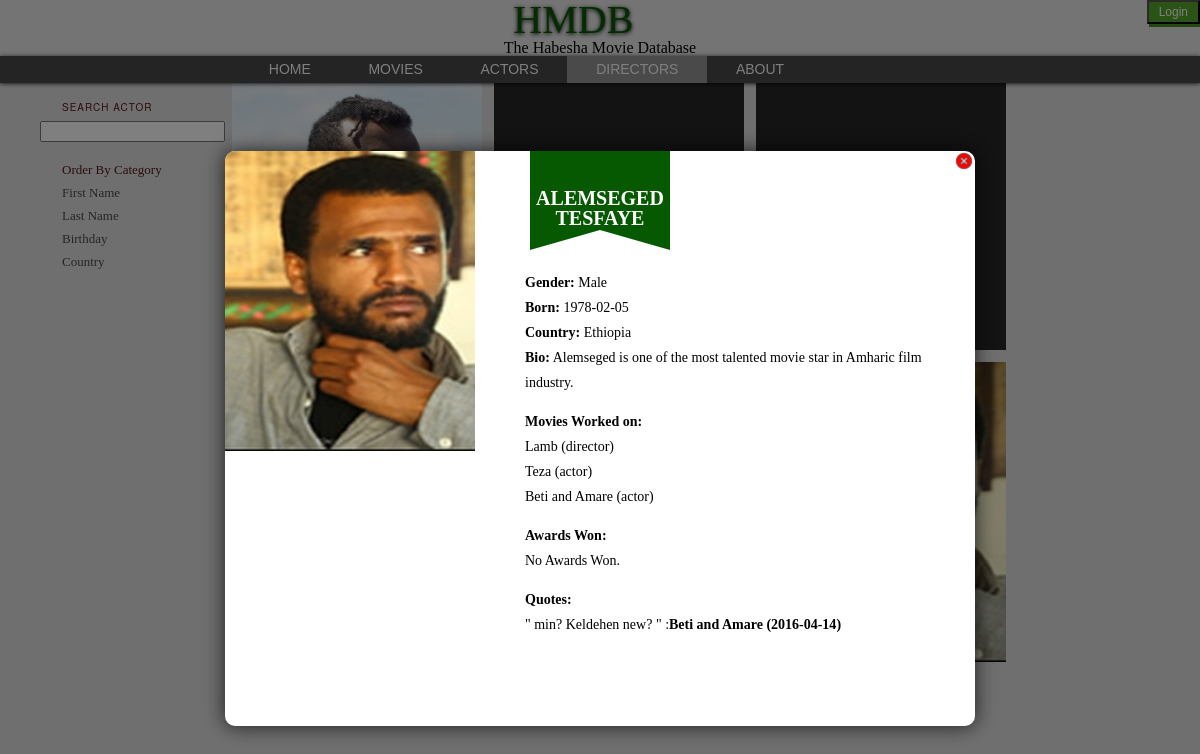
Screenshot of /hmdb_website/directors_view.php?person_info=22 with the database file from the repository.
### tables this page shows
CREATE TABLE `people` (
  `person_id` int(10) unsigned NOT NULL AUTO_INCREMENT,
  `first_name` varchar(30) NOT NULL,
  `last_name` varchar(30) NOT NULL,
  `gender` enum('M','F') NOT NULL,
  `Date_of_birth` date DEFAULT NULL,
  `country` varchar(30) DEFAULT NULL,
  `photo` text,
  `bio` text,
  PRIMARY KEY (`person_id`)
);

### hmdb_website/directors_view.php (the view, shortened to what this page needs)
<!DOCTYPE html>
<html>
    <head>
        <link href="style/prod-index.css" rel="stylesheet" type="text/css">
        <link rel="stylesheet" href="style/movies-style.css">
        <link rel="stylesheet" href="style/popup.css">
    </head>
    <body>
        <header id="top">
    <?php
        if(isset($_COOKIE["user"]) || isset($_COOKIE["admin"])){
            $usr_name = isset($_COOKIE["user"]) ? $_COOKIE["user"] : $_COOKIE["admin"];
            $usr_level = isset($_COOKIE["user"]) ? 0 : 1;
            $u_init = strtoupper($usr_name[0]);
            echo "<a href=\"usr_mgmt/logout.php?user=$usr_name&level=$usr_level\" style=\"float: right; font-size:14px;\">$usr_name (logout)</a>";
        }
        else{
    ?>
            <a href="usr_mgmt/index.php?current_page=movie_view.php"><button class="loginbtn" style="font-size: 12px; align-content: center">Login</button></a>
    <?php
        }
    ?>
    <h1>HMDB</h1>
    <h5 style="text-align: center">The Habesha Movie Database</h5>
        <nav id="mainNav">
            <ul class="centered">
                <li><a href="index.php">Home</a></li>
                <li><a href="movie_view.php">Movies</a></li>
                <li><a href="actors_view.php">Actors</a></li>
                <li><a href="#" class="thispage">Directors</a></li>
                <li><a href="about.php">About</a></li>
            </ul>
      </nav>
</header>
        <div id="thumbs-holder" style="display: block;">
        <?php
            $directors = "";
            if(isset($_GET["person_info"])){
                $editing_director = false;
                $person_info_id = $_GET["person_info"];
                if($person_info_id != "false"){
                    $cur_person = "SELECT * FROM people WHERE person_id = '$person_info_id'";
                    $person_info_result = mysql_query($cur_person);
                    $info_fname = mysql_result($person_info_result, 0, 'first_name');
                    $info_lname = mysql_result($person_info_result, 0, 'last_name');
                    $info_gender = mysql_result($person_info_result, 0, 'gender');
                    $info_birthday = mysql_result($person_info_result, 0, 'Date_of_birth');
                    $info_country = mysql_result($person_info_result, 0, 'country');
                    $info_photo = mysql_result($person_info_result, 0, 'photo');
                    $info_bio = mysql_result($person_info_result, 0, 'bio');
                    $cur_person_movies = "SELECT title, role_name FROM ((movie JOIN works_on ON movie.film_id=works_on.film_id) JOIN role ON role.role_id = works_on.role_id) WHERE person_id = '$person_info_id'";
                    $person_info_movies = mysql_query($cur_person_movies);
                    $info_mv_title = [];
                    $info_mv_role = [];
                    $n_mv_info = mysql_num_rows($person_info_movies);
                    for($o = 0; $o < $n_mv_info; $o++){
                        $info_mv_title[$o] = mysql_result($person_info_movies, $o, 'title');
                        $info_mv_role[$o] = mysql_result($person_info_movies, $o, 'role_name');
                    }
                    $cur_person_awards = "SELECT award.award_name, award.agency, award_given.year_given FROM award, award_given WHERE award.award_id = award_given.award_id AND award_given.person_id = $person_info_id";
                    $person_info_awards = mysql_query($cur_person_awards);
                    $n_award_info = mysql_num_rows($person_info_awards);
                    $cur_person_quotes = "SELECT movie.title, movie.released_date, quote.quote FROM movie, quote WHERE movie.film_id = quote.film_id AND quote.person_id = $person_info_id";
                    $person_info_quotes = mysql_query($cur_person_quotes);
                    $info_quote_movie_title = [];
                    $info_quote_movie_release_date = [];
                    $info_quote = [];
                    $n_quotes_info = mysql_num_rows($person_info_quotes);
                    for($o = 0; $o < $n_quotes_info; $o++){
                        $info_quote[$o] = mysql_result($person_info_quotes, $o, 'quote');
                        $info_quote_movie_title[$o] = mysql_result($person_info_quotes, $o, 'title');
                        $info_quote_movie_release_date[$o] = mysql_result($person_info_quotes, $o, 'released_date');
                    }
                    ?>
			<div id="modal-container" class="modal-container center-popup-cont open">
			  		<div style="margin-top: 151px;" class="popup-content">
			    		<div class="modal-top">
			      			<b><?php
                                    if(!$editing_director)
                                        echo $info_fname . " " . $info_lname;
                                    else{
                                        echo "<form method=\"post\" action=\"directors_view.php?person_info=$person_info_id\">";
                                        echo "<input type=\"text\" name=\"updated_firstname\" value=\"$info_fname\">";
                                        echo "<input type=\"text\" name=\"updated_lastname\" value=\"$info_lname\">";
                                    }
                                ?></b>
			    		</div>
			    		<div class="modal-text-cont-for-js">
						<div class="popup-content-install2">
			  				<div class="popup-left-img" style="background-image: url('<?php echo $info_photo; ?>')">
			  				</div>
			  				<div class="modal-text-cont">
                                <p><b>Gender:</b> <?php
                                                        if(!$editing_director)
                                                            if($info_gender == "F")
                                                                echo "Female";
                                                            else
                                                                echo "Male";
                                                        else
                                                            echo "<input type=\"text\" name=\"updated_gender\" value=\"$info_gender\">";
                                                    ?></p>
                                <p><b>Born:</b> <?php
                                                    if(!$editing_director)
                                                        echo $info_birthday;
                                                    else
                                                         echo "<input type=\"text\" name=\"updated_bdate\" value=\"$info_birthday\">";
                                                ?></p>
                                <p><b>Country:</b> <?php
                                                        if(!$editing_director)
                                                            echo $info_country;
                                                        else
                                                            echo "<input type=\"text\" name=\"updated_country\" value=\"$info_country\">";
                                                    ?></p>
                                <p><b>Bio:</b> <?php
                                                    if(!$editing_director)
                                                        echo $info_bio;
                                                    else{
                                                        echo "<textarea type=\"text\" name=\"updated_bio\">$info_bio</textarea>";
                                                        echo "<input type=\"submit\" name=\"submit_update\" value=\"Submit Update\">";
                                                        echo "</form>";
                                                    }
                                                ?></p>
                                <br><p><b>Movies Worked on:</b>
                                    <?php
                                    for($o = 0; $o < $n_mv_info; $o++){
                                        echo "<br>";
                                        echo $info_mv_title[$o] . " (" . $info_mv_role[$o] . ")";
                                    }
                                    ?>
                                    </p>
                                <br><p><b>Awards Won:</b>
                                    <?php
                                    if($n_award_info == 0)
                                        echo "<p>No Awards Won.</p>";
                                    ?>
                                    </p>
                                <br><p><b>Quotes:</b>
                                    <?php
                                    for($o = 0; $o < $n_quotes_info; $o++){
                                        echo "<br>";
                                        echo "\" " . $info_quote[$o] . " \" :<b>" . $info_quote_movie_title[$o] . " (" . $info_quote_movie_release_date[$o] . ")</b>";
                                    }
                                    ?>
                                    </p>
                                    <div class="btn-dwn-cont">
				  					<span><span class="browser-icon browser-icon-big" style="background-image:url('/img/browser/firefox.png')"></span></span>
								</div>
							</div>
						</div>
					</div>
                                            <a href="directors_view.php"><div class="close-modal close-modal-icon"></div></a>
			 	</div>
			</div>
                    <?php
                }
            }
            if(isset($_GET["f_name"])){
                $fname = sanitize($_GET["f_name"]);
                echo "<p>////////////////////////  $fname</p>";
                $directors = "SELECT * FROM people WHERE first_name like '%$fname%' or last_name like '%$fname%' AND person_id IN (SELECT person_id FROM works_on WHERE role_id = 1) ORDER BY person_id LIMIT 25";
            }
            else if(isset($_GET["country"])){
                $directors = "SELECT * FROM people WHERE person_id IN (SELECT person_id FROM works_on WHERE role_id = 1) ORDER BY country LIMIT 25";
            }
            else if(isset ($_GET["first"])){
                $directors = "SELECT * FROM people WHERE person_id IN (SELECT person_id FROM works_on WHERE role_id = 1) ORDER BY first_name LIMIT 25";
            }
            else if(isset($_GET["last"])){
                $directors = "SELECT * FROM people WHERE person_id IN (SELECT person_id FROM works_on WHERE role_id = 1) ORDER BY last_name DESC LIMIT 25";
            }
            else if(isset ($_GET["birthday"])){
                $directors = "SELECT * FROM people WHERE person_id IN (SELECT person_id FROM works_on WHERE role_id = 1) ORDER BY Date_of_birth DESC LIMIT 25";
            }
            else{
                $directors = "SELECT * FROM people  WHERE person_id IN (SELECT person_id FROM works_on WHERE role_id = 1) ORDER BY person_id LIMIT 25";
            }
            $ac_results = mysql_query($directors);
            $num_directors = mysql_num_rows($ac_results);
            for($i = 0; $i < $num_directors; $i++){
        ?>
        <div class="pic-thumb" >
        </div>
            <?php
            }
            ?>
    </div>
        <ul id="subnav" style="display: block;">
		<h4>Search Actor
		</h4>
		<li>
                    <form action="<?php echo $_SERVER["PHP_SELF"] ?>" method="get">
                        <input type="search" autocomplete="" name="f_name"><br><br>
                    </form>
                    <a href="<?php echo $_SERVER["PHP_SELF"] ?>" data-category="all" id="active-category">Order By Category
		</a>
		</li>
		<li>
                    <a href="<?php echo $_SERVER["PHP_SELF"] ?>?first=true" data-category="firstname">First Name
		</a>
		</li>
		<li>
                    <a href="<?php echo $_SERVER["PHP_SELF"] ?>?last=true" data-category="lastname">Last Name
		</a>
		</li>
		<li>
                    <a href="<?php echo $_SERVER["PHP_SELF"] ?>?birthday=true"  data-category="birthd">Birthday
		</a>
		</li>
		<li>
                    <a href="<?php echo $_SERVER["PHP_SELF"] ?>?country=true" data-category="countr">Country
		</a>
		</li>
		</ul>
    </body>
</html>

### hmdb_website/style/prod-index.css (style rules this page uses)
html { .background-color: #E9E9E9; .padding: 0px; margin-left: -8px; margin-right: -8px; }
h1 { .font-family: "Arial Black", Gadget, sans-serif; font-size: 40px; font-style: normal; font-weight: 600; font-variant: normal; text-transform: uppercase; color: #B4000B; text-align: center; margin: 0px; text-shadow: 0 1px 0.1em black; }
header { position: fixed; z-index: 50; width: 100%; background-color: #E9E9E9; margin-top: -10px; }
#mainNav ul { list-style-type: none; text-decoration: none; margin-left: 0px; margin-right: 0px; margin-top: 0px; margin-bottom: 0px; background-color: #484848; text-align: center; padding-left: 20%; padding-right: 20%; overflow: auto; }
#mainNav a { font-family: "Arial Black", Gadget, sans-serif; text-transform: uppercase; color: #FFF; background-color: inherit; text-align: center; display: block; float: left; width: auto; text-decoration: none; padding-top: 0.5%; padding-bottom: 0.5%; padding-right: 4%; padding-left: 4%; }
#mainNav a:hover, #mainNav a:active, #mainNav a:focus, #mainNav a.thispage { background-color: #969696; text-decoration: none; }

### hmdb_website/style/movies-style.css (style rules this page uses)
html,body,span, h2,h3,h4,h5,h6, p,a,font,img,ul,li { margin:0; padding:0; border:0; outline:0; font-weight:inherit; font-style:inherit; font-size:100%; vertical-align:baseline }
body { font-family:"minion-pro-1","minion-pro-2","Times New Roman",serif; line-height:1; color: #000; }
h1 { .font-family: "Arial Black", Gadget, sans-serif; font-size: 40px; font-style: normal; font-weight: 500; font-variant: normal; text-transform: uppercase; color: #075900; text-align: center; margin: 0px; text-shadow: 0 0.8px 0.1em black; }
header { position: fixed; z-index: 50; width: 100%; background-color: #E9E9E9; margin-top: -50px; }
#mainNav ul { list-style-type: none; text-decoration: none; margin-left: 0px; margin-right: 0px; margin-top: 0px; margin-bottom: 0px; background-color: #484848; text-align: center; padding-left: 20%; padding-right: 20%; overflow: auto; box-shadow: 0 0.9px 0.3em black; }
#mainNav a { font-family: "Arial Black", Gadget, sans-serif; text-transform: uppercase; color: #FFF; background-color: inherit; text-align: center; display: block; float: left; width: auto; text-decoration: none; padding-top: 0.9%; padding-bottom: 0.9%; padding-right: 4%; padding-left: 4%; font-size: 14px; }
#mainNav a:hover, #mainNav a:active, #mainNav a:focus, #mainNav a.thispage { background-color: #969696; text-decoration: none; }
div#thumbs-holder { float:left; margin-right:34px; margin-top:20; margin-left:232px; padding-bottom:53px }
div.pic-thumb { width:250px; height:300px; overflow:hidden; margin-right:12px; margin-bottom:12px; background:#262626;++ display:block; float:left; position:relative }
ul#subnav { position:fixed; top:0; left:0; display:block; margin-top:100px; margin-left:40px; background-color: inherit; }
ul#subnav a { color:#4b4b4b; text-decoration:none; line-height:23px; padding-left:22px; display:block; font-size:13px; letter-spacing:0 }
#subnav h4 { text-transform:uppercase; letter-spacing:1px; font:10px "Helvetica Neue",Arial,Helvetica,Geneva,sans-serif; margin-bottom:7px; margin-left:22px; }
#subnav a:hover,#subnav a#active-category,#subnav h4 { color:#591919 }
ol,ul { list-style:none }
body { height:100%; margin:0; padding:50px 0 0; background:#dedede url(../images/common/bg_gradient.png) repeat-x left top }
html { -webkit-text-size-adjust:none; -ms-text-size-adjust:none }
.loginbtn { background: #57A82A; color: #FFF; padding: 10px; box-shadow: 2px 3px 0px 0px #4B9224; line-height: 0px; float: right; }

### rows the page displays
people: first_name "ALEMSEGED", last_name "TESFAYE", photo (picture), Date_of_birth "1978-02-05", country "Ethiopia", bio "Alemseged is one of the most talented movie star in Amharic film industry."

### other values shown
$info_mv_title[$o] "Lamb"
$info_mv_role[$o] "director"
$info_mv_title[$o] "Teza"
$info_mv_role[$o] "actor"
$info_mv_title[$o] "Beti and Amare"
$info_quote[$o] "min? Keldehen new?"
$info_quote_movie_title[$o] "Beti and Amare"
$info_quote_movie_release_date[$o] "2016-04-14"
